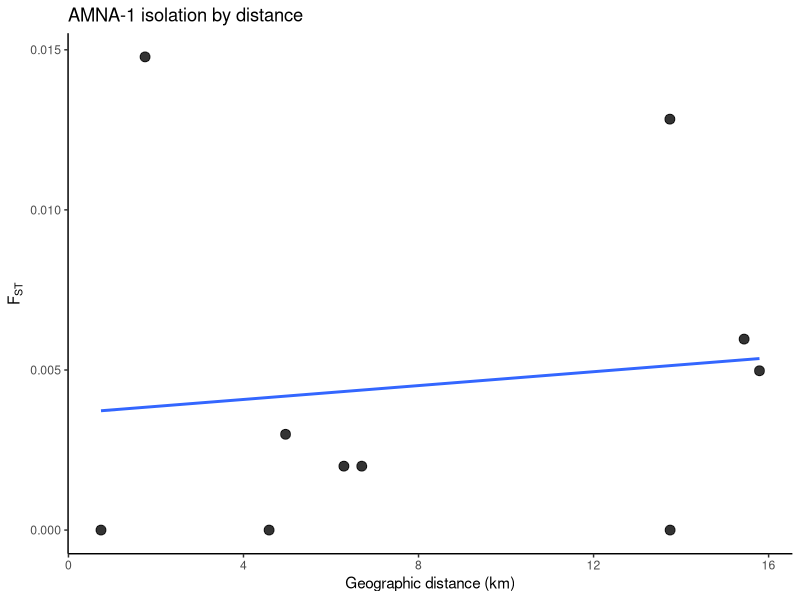
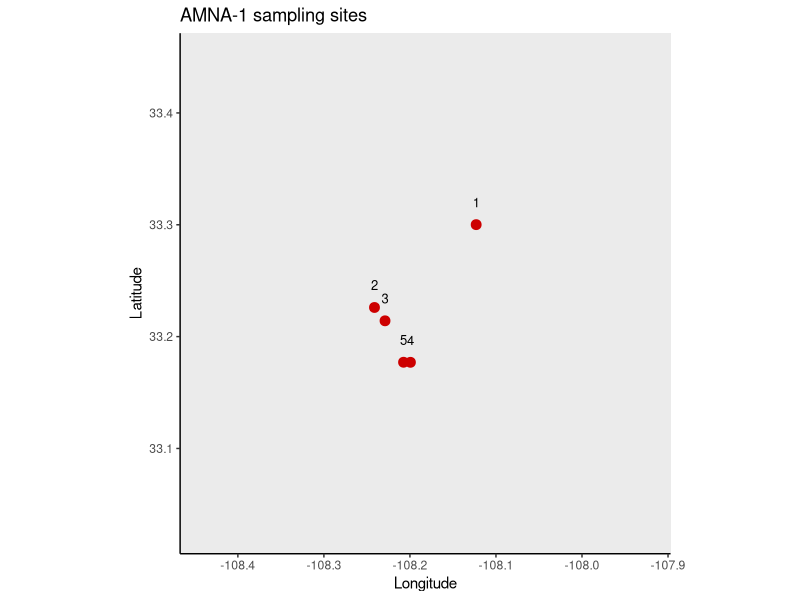

Here is the R script that generated these plots, in order: (Note: this script raises an error after producing the figures.)
# -----------------------------
# AMNA-1 Ameiurus natalis
# Pilger et al. 2017
# Upper Gila River, New Mexico
#
# Workflow:
# - site coordinates are taken directly from Table S1
# - pairwise values in Table S4 are Slatkin's linearized FST
# - raw FST is back-calculated as linearized_FST / (1 + linearized_FST)
# - the matrix is forced to be symmetric
# - any negative FST values are set to 0
# -----------------------------

library(geosphere)
library(ggplot2)
library(maps)

# -----------------------------
# paths
# -----------------------------
out_rdata <- "/Users/johnmccall/Library/CloudStorage/OneDrive-TheOhioStateUniversity/Spring_2026/Landgen_DGS/DGS-Patterns-of-Fish-Diversity/DGS-Patterns-of-Fish-Diversity/Objective 2/Data/AMNA-1/data/AMNA-1.RData"

# -----------------------------
# 1) sites in Table S4 order
# original_site gives the site number from Pilger et al. Table S1 / Fig. 1
# site is the renumbered Objective 2 site ID used in the matrix
# -----------------------------
AMNA_1_coords <- data.frame(
  site = 1:5,
  #original_site = c(16, 13, 12, 10, 9),
  #stream = c(
  #  "Upper East Fork Gila River",
  #  "Middle Fork Gila River",
  #  "West Fork Gila River at Heart Bar Game Reserve",
  #  "Lower East Fork Gila River",
  #  "Gila River below confluence with East Fork"
  #),
  #classification = c("Tributary", "Tributary", "Mainstem", "Tributary", "Mainstem"),
  lat = c(33.30011181, 33.22604743, 33.2141233, 33.177019, 33.17707829),
  lon = c(-108.1229968, -108.2412087, -108.2289433, -108.199432, -108.2074147),
  #elev_m = c(1878, 1725, 1711, 1694, 1691),
  #river_km_from_site1 = c(197.0, 169.0, 166.0, 155.0, 159.0),
  stringsAsFactors = FALSE
)

stopifnot(nrow(AMNA_1_coords) == 5)
stopifnot(identical(AMNA_1_coords$site, 1:5))

# -----------------------------
# 2) pairwise FST matrix
# back-calculated from Slatkin's linearized FST in Table S4
# FST = linearized_FST / (1 + linearized_FST)
# -----------------------------
AMNA_1_fst <- matrix(0, nrow = 5, ncol = 5)
rownames(AMNA_1_fst) <- colnames(AMNA_1_fst) <- as.character(1:5)

AMNA_1_fst[1,2] <- 0.0000000000
AMNA_1_fst[1,3] <- 0.0128331688
AMNA_1_fst[1,4] <- 0.0059642147
AMNA_1_fst[1,5] <- 0.0049751244
AMNA_1_fst[2,3] <- 0.0147783251
AMNA_1_fst[2,4] <- 0.0019960080
AMNA_1_fst[2,5] <- 0.0019960080
AMNA_1_fst[3,4] <- 0.0029910269
AMNA_1_fst[3,5] <- 0.0000000000
AMNA_1_fst[4,5] <- 0.0000000000

# make symmetric and clean
AMNA_1_fst[lower.tri(AMNA_1_fst)] <- t(AMNA_1_fst)[lower.tri(AMNA_1_fst)]
AMNA_1_fst[AMNA_1_fst < 0] <- 0
diag(AMNA_1_fst) <- 0

stopifnot(identical(dim(AMNA_1_fst), c(5L, 5L)))
stopifnot(isTRUE(all.equal(AMNA_1_fst, t(AMNA_1_fst), check.attributes = FALSE)))
stopifnot(identical(as.character(AMNA_1_coords$site), rownames(AMNA_1_fst)))

# -----------------------------
# 3) geographic distances (km)
# -----------------------------
coords <- AMNA_1_coords[, c("lon", "lat")]
geo_dist_km <- geosphere::distm(coords, fun = geosphere::distHaversine) / 1000
rownames(geo_dist_km) <- colnames(geo_dist_km) <- AMNA_1_coords$site

# -----------------------------
# 4) IBD dataframe
# -----------------------------
ibd_df <- data.frame(
  site1   = rownames(AMNA_1_fst)[row(AMNA_1_fst)[upper.tri(AMNA_1_fst)]],
  site2   = colnames(AMNA_1_fst)[col(AMNA_1_fst)[upper.tri(AMNA_1_fst)]],
  fst     = AMNA_1_fst[upper.tri(AMNA_1_fst)],
  dist_km = geo_dist_km[upper.tri(geo_dist_km)]
)

# -----------------------------
# 5) map of sampling sites
# -----------------------------
world_map <- map_data("world")
usa_map   <- subset(world_map, region == "USA")

map_df <- AMNA_1_coords
map_df$label <- as.character(map_df$site)

p_map <- ggplot() +
  geom_polygon(
    data = usa_map,
    aes(x = long, y = lat, group = group),
    fill = "grey92",
    color = "grey55",
    linewidth = 0.2
  ) +
  geom_point(
    data = map_df,
    aes(x = lon, y = lat),
    color = "red3",
    size = 3
  ) +
  geom_text(
    data = map_df,
    aes(x = lon, y = lat, label = label),
    nudge_y = 0.02,
    size = 3.3
  ) +
  coord_fixed(
    ratio = 1.3,
    xlim = range(map_df$lon) + c(-0.2, 0.2),
    ylim = range(map_df$lat) + c(-0.15, 0.15)
  ) +
  theme_classic() +
  labs(
    x = "Longitude",
    y = "Latitude",
    title = "AMNA-1 sampling sites"
  )

# -----------------------------
# 6) IBD plot
# -----------------------------
p_ibd <- ggplot(ibd_df, aes(x = dist_km, y = fst)) +
  geom_point(size = 3, alpha = 0.8) +
  geom_smooth(method = "lm", se = FALSE) +
  theme_classic() +
  labs(
    x = "Geographic distance (km)",
    y = expression(F[ST]),
    title = "AMNA-1 isolation by distance"
  )

# -----------------------------
# 7) save RData
# -----------------------------
save(
  AMNA_1_fst,
  AMNA_1_coords,
  file = out_rdata
)

# -----------------------------
# 8) print outputs
# -----------------------------
print(AMNA_1_coords)
print(round(AMNA_1_fst, 4))
print(head(ibd_df))
print(p_map)
print(p_ibd)
